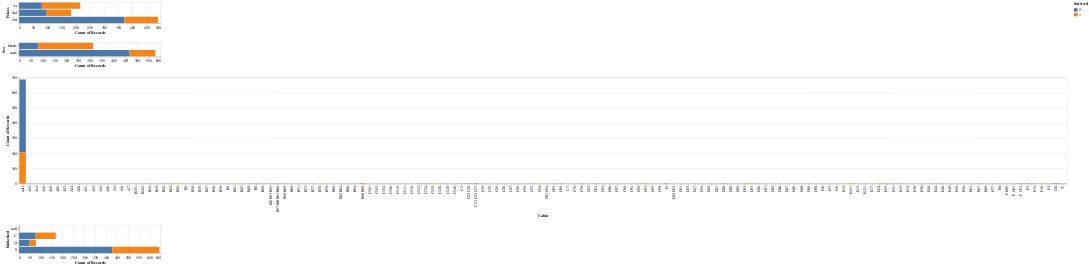

Notebook cell for this chart:
### Code cell
#Pclass, Sex, Cabin, Embarked

plot_pclass = alt.Chart(train_df).mark_bar().encode(
    y='Pclass',
    x='count()',
    fill='Survived'
)
plot_sex = alt.Chart(train_df).mark_bar().encode(
    y='Sex',
    x='count()',
    fill='Survived'
)
plot_cabin = alt.Chart(train_df).mark_bar().encode(
    x='Cabin',
    y='count()',
    fill='Survived'
)
plot_embarked = alt.Chart(train_df).mark_bar().encode(
    y='Embarked',
    x='count()',
    fill='Survived'
)

plot_pclass & plot_sex & plot_cabin & plot_embarked

### Figure 1 — Vega-Lite specification as saved in the notebook (floating-point values rounded to 4 significant figures; data arrays with more than 128 entries replaced by an {"elided": "..."} marker saying what was removed)
{"$schema": "https://vega.github.io/schema/vega-lite/v4.8.1.json", "config": {"view": {"continuousHeight": 300, "continuousWidth": 400}}, "data": {"name": "data-50dd5c831177838333cb0cca1565a474"}, "datasets": {"data-50dd5c831177838333cb0cca1565a474": {"elided": "891 records"}}, "vconcat": [{"encoding": {"fill": {"field": "Survived", "type": "nominal"}, "x": {"aggregate": "count", "type": "quantitative"}, "y": {"field": "Pclass", "type": "nominal"}}, "mark": "bar"}, {"encoding": {"fill": {"field": "Survived", "type": "nominal"}, "x": {"aggregate": "count", "type": "quantitative"}, "y": {"field": "Sex", "type": "nominal"}}, "mark": "bar"}, {"encoding": {"fill": {"field": "Survived", "type": "nominal"}, "x": {"field": "Cabin", "type": "nominal"}, "y": {"aggregate": "count", "type": "quantitative"}}, "mark": "bar"}, {"encoding": {"fill": {"field": "Survived", "type": "nominal"}, "x": {"aggregate": "count", "type": "quantitative"}, "y": {"field": "Embarked", "type": "nominal"}}, "mark": "bar"}]}
